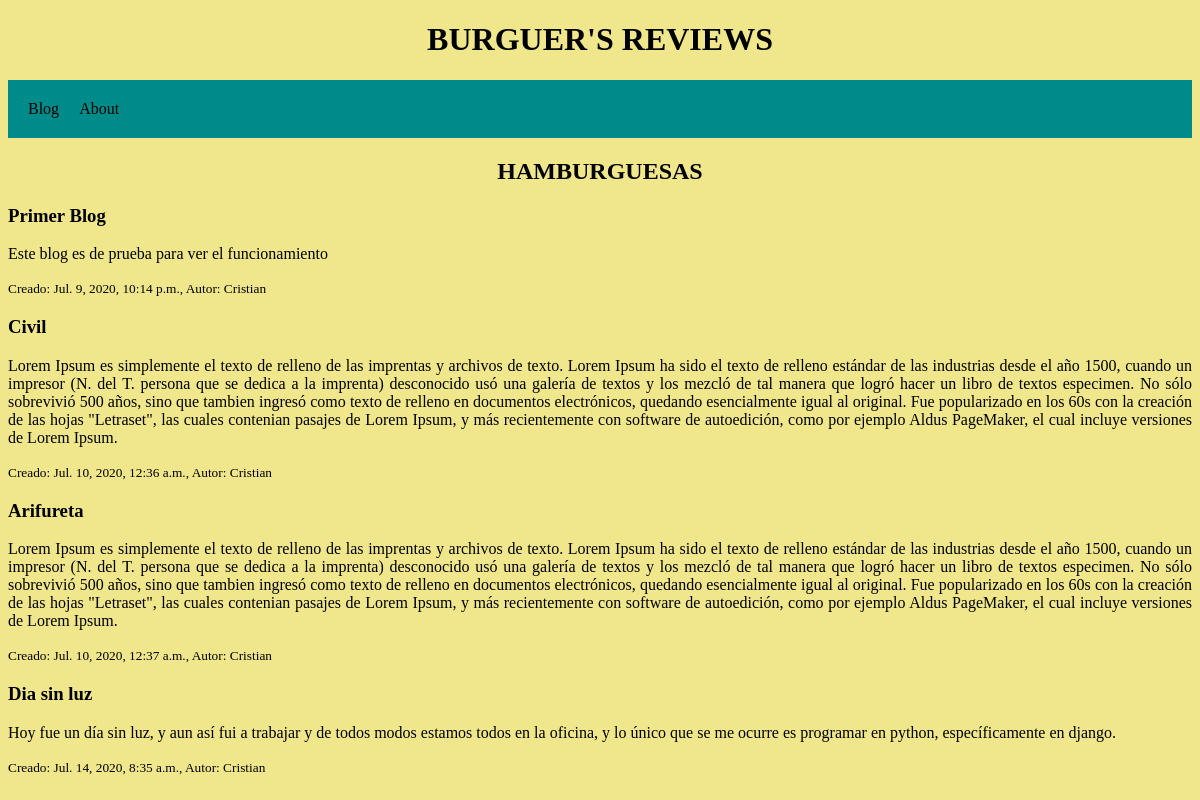
Before: / with the older database file.
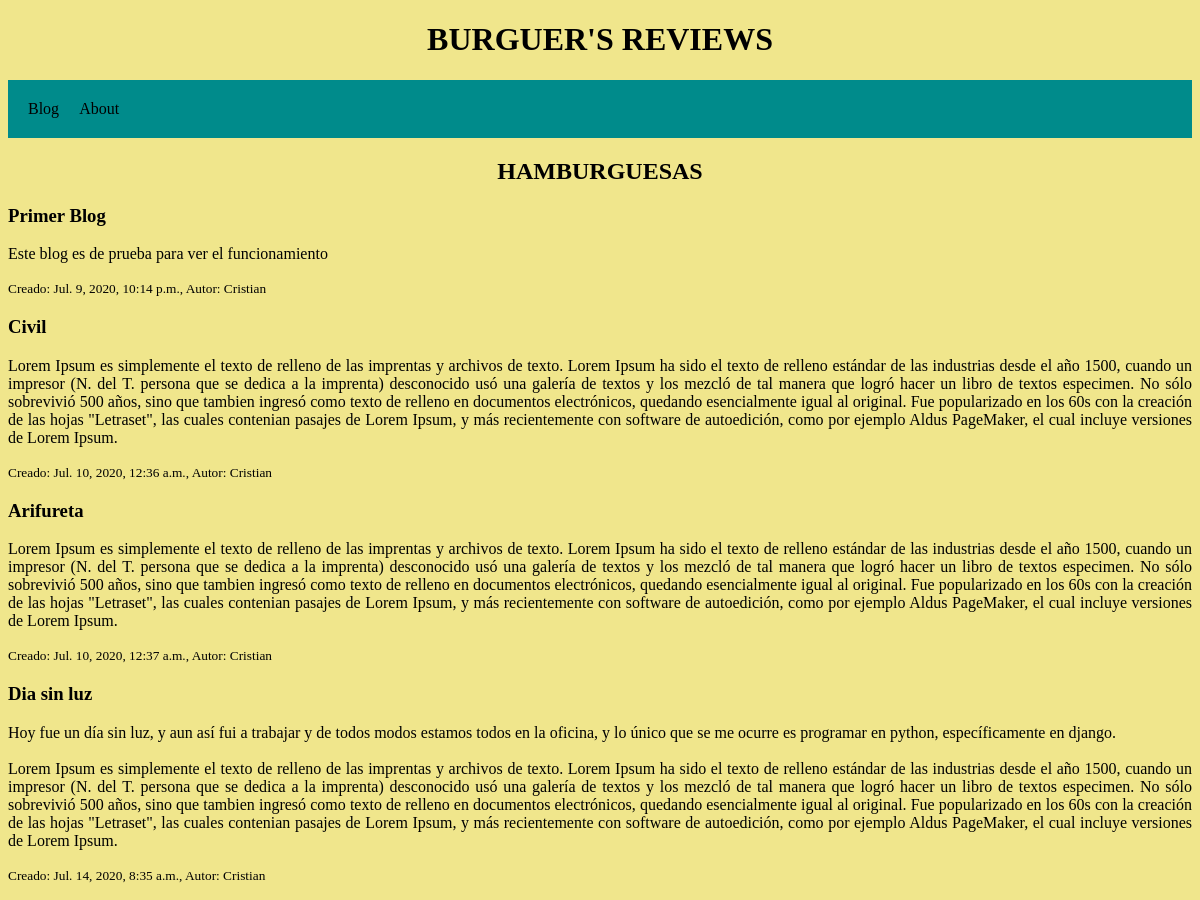
After: the same page with the newer database file.
### BlogApp/models.py (models this page shows, shortened)
class Blog(models.Model):
    author = models.ForeignKey('auth.User', on_delete=models.CASCADE, default="")
    title = models.CharField(max_length=200, default="")
    text = models.TextField(default="")
    created = models.DateTimeField(default=timezone.now)
    class Meta:
        verbose_name = "Blog"
        verbose_name_plural = "Blog"

### BlogApp/views.py (the view)
# urls.py: path('', PublisherList.as_view(), name="Blog"),
class PublisherList(ListView):
    model = Blog

### BlogApp/templates/BlogApp/blog_list.html
{% extends "WebApp/Base.html" %}
{% load static %}
{% block content %}
    <h2 align="center">HAMBURGUESAS</h2>
        <div class="postblog">
            {% for publisher in object_list %}
                <div>
                    <h3>{{ publisher.title }}</h3>
                    <p align="justify">{{ publisher.text|linebreaksbr}}</p>
                    <div>
                        <p><small>Creado: {{ publisher.created }}, Autor: {{ publisher.author.first_name }}</small></p>
                    </div>
                </div>
             {% endfor %}
        </div>
{% endblock %}

Changed rows visible on the page:
changed Blog "Dia sin luz": text "…python, específicamente en django." → "…python, específicamente en django. Lorem Ipsum es simplemente el texto de relleno de las imprentas y archivos de texto. Lorem Ipsum ha sido el texto de relleno estándar de las industrias desde el año 1500, cuando un impresor (N. del T. persona que se dedica a la imprenta) desconocido usó una galería de textos y los mezcló de tal manera que logró hacer un libro de textos especimen. No sólo sobrevivió 500 años, sino que tambien ingresó como texto de relleno en documentos electrónicos, quedando esencialmente igual al original. Fue popularizado en los 60s con la creación de las hojas \"Letraset\", las cuales contenian pasajes de Lorem Ipsum, y más recientemente con software de autoedición, como…"
